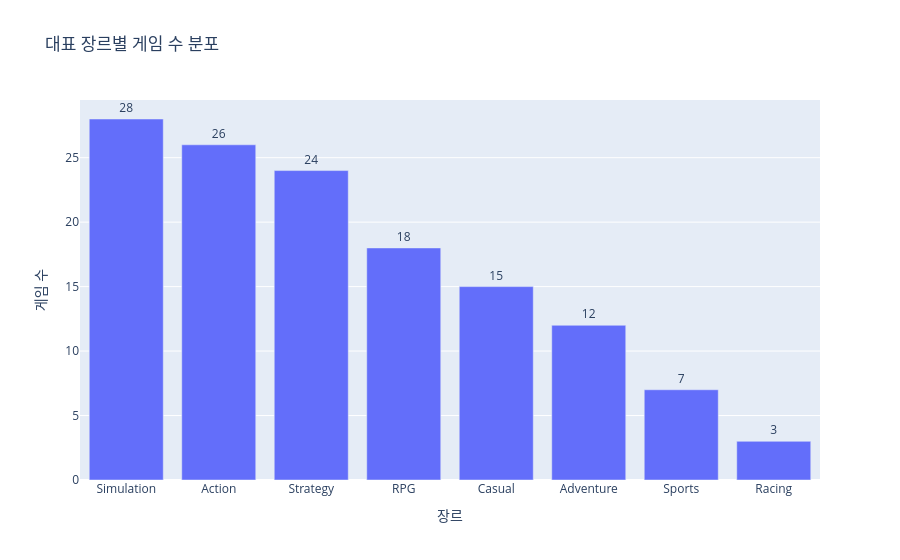

The notebook cell saved with this chart:
### Code cell
genre_dist = df_filtered['primary_genre'].value_counts().reset_index()
genre_dist.columns = ['genre', 'count']

fig = px.bar(
    genre_dist,
    x='genre',
    y='count',
    text='count',
    title='대표 장르별 게임 수 분포',
    labels={'genre': '장르', 'count': '게임 수'},
)
fig.update_traces(textposition='outside')
fig.update_layout(xaxis_categoryorder='total descending')
fig.show()

### Figure 1 — Plotly figure (JSON) as saved in the notebook; plotly's stock layout.template omitted (floating-point values rounded to 4 significant figures)
{"data": [{"hovertemplate": "장르=%{x}<br>게임 수=%{text}<extra></extra>", "legendgroup": "", "marker": {"color": "#636efa", "pattern": {"shape": ""}}, "name": "", "orientation": "v", "showlegend": false, "text": [28.0, 26.0, 24.0, 18.0, 15.0, 12.0, 7.0, 3.0], "textposition": "outside", "type": "bar", "x": ["Simulation", "Action", "Strategy", "RPG", "Casual", "Adventure", "Sports", "Racing"], "xaxis": "x", "y": [28, 26, 24, 18, 15, 12, 7, 3], "yaxis": "y"}], "layout": {"barmode": "relative", "legend": {"tracegroupgap": 0}, "title": {"text": "대표 장르별 게임 수 분포"}, "xaxis": {"anchor": "y", "categoryorder": "total descending", "domain": [0, 1], "title": {"text": "장르"}}, "yaxis": {"anchor": "x", "domain": [0, 1], "title": {"text": "게임 수"}}}}
